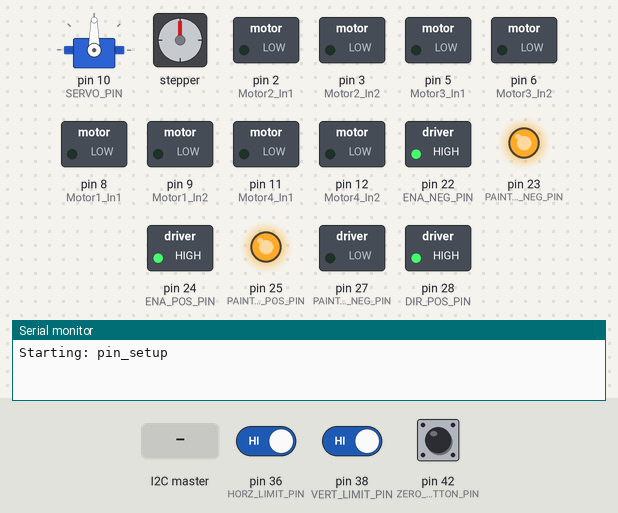
Recording of a program running on a simulated Arduino Mega 2560, built with avr-gcc and run on an emulated ATmega2560. Shown: servo, stepper motor, switched loads named in the program (green lamp = pin HIGH), output pins drawn as LEDs (lit = HIGH), the last lines printed to the serial monitor. The inputs (shaded band) are chosen by the test bench; at power-on: pin 42 (ZERO_BUTTON_PIN) HIGH, pin 38 (VERT_LIMIT_PIN) HIGH, pin 36 (HORZ_LIMIT_PIN) HIGH. EEPROM starts erased; stepper angles assume 200 steps per turn.

Above: at 1.2 s.
1.3 s: the I2C master sends "S"
At 2.4 s:
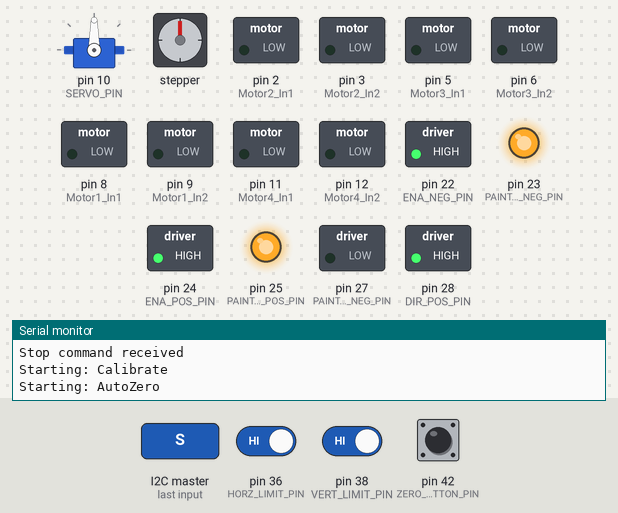
4.3 s: pin 42 (ZERO_BUTTON_PIN) pulled LOW for 0.15 s
At 4.46 s:
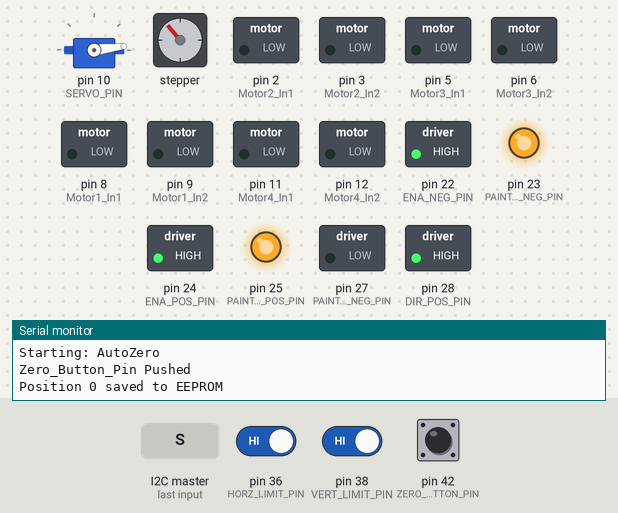
7.3 s: the I2C master sends "F"
At 8.8 s:
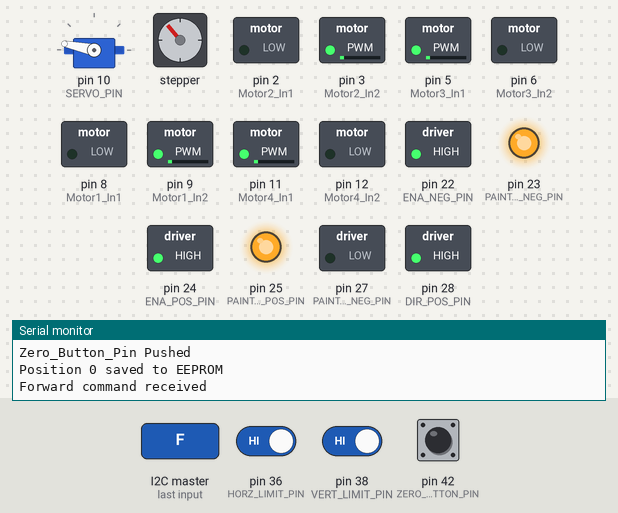
10.3 s: pin 38 (VERT_LIMIT_PIN) driven LOW
At 11.1 s:
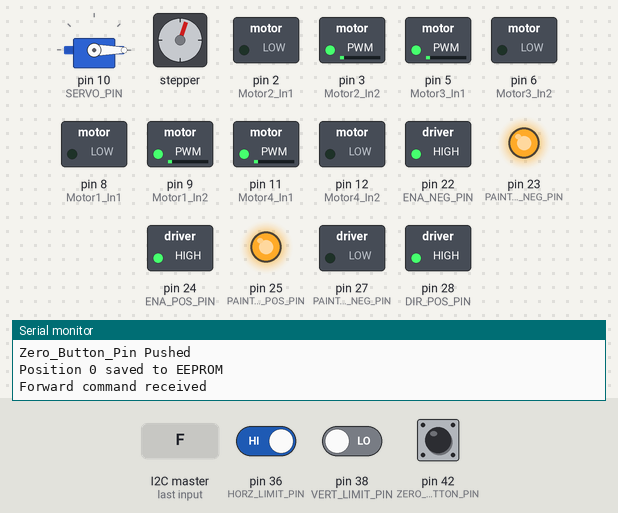
13.3 s: the I2C master sends "P"
At 13.68 s:
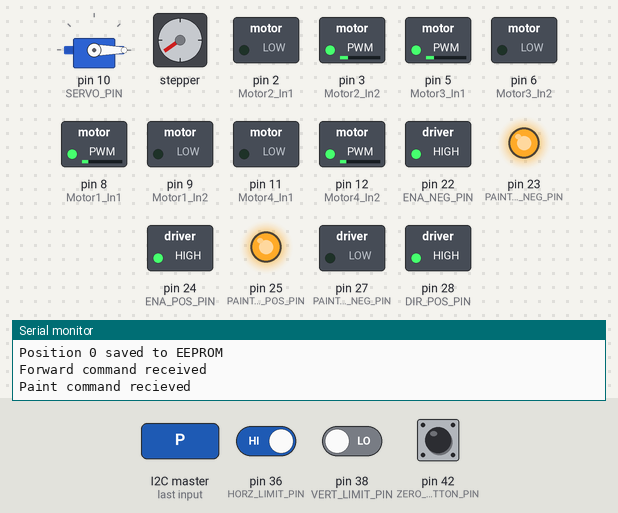
16.3 s: the I2C master sends "R"
At 16.73 s:
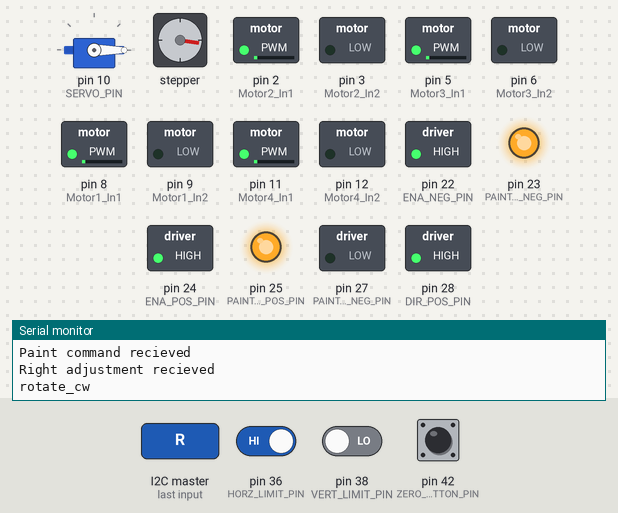
Timing chart, 0 to 23.3 s (numbered marks = the images above; inputs shaded):
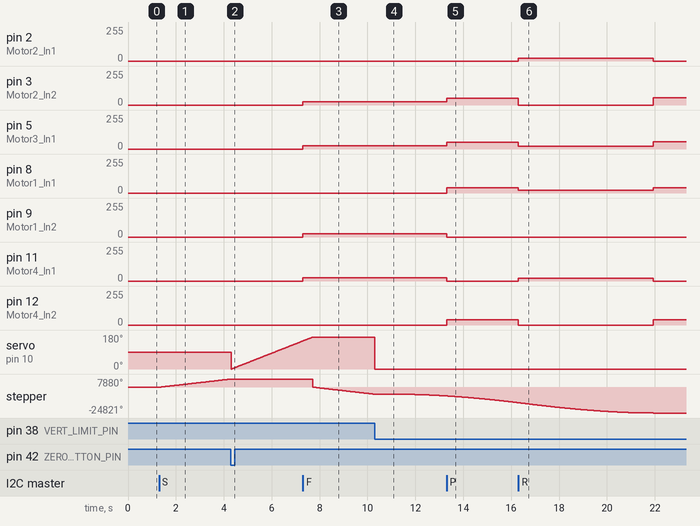

Measured:
- after the input at 1.3 s, stepper: keeps turning clockwise at about 2629°/s, starting at once
- after the input at 4.3 s, stepper: stops changing and stays 7880°
- after the input at 7.3 s, pin 3 (Motor2_In2), pin 5 (Motor3_In1), pin 9 (Motor1_In2), pin 11 (Motor4_In1): 0/255 → 25/255 at once
- after the input at 10.3 s, servo on pin 10 (SERVO_PIN): 168° → 0° at once
- after the input at 13.3 s, pin 3 (Motor2_In2), pin 5 (Motor3_In1): 25/255 → 50/255 at once; pin 8 (Motor1_In1), pin 12 (Motor4_In2): 0/255 → 40/255 at once; pin 9 (Motor1_In2), pin 11 (Motor4_In1): 25/255 → 0/255 at once
- after the input at 16.3 s, pin 2 (Motor2_In1): 0/255 → 20/255 at once, → 0/255 5.6 s later; pin 3 (Motor2_In2): 50/255 → 0/255 at once, → 55/255 5.6 s later

The program:

main.cpp
```cpp
#include <AccelStepper.h>
#include <EEPROM.h>
#include <Wire.h>
#include <Servo.h>

#include "globals.h"
#include "driving.h"
#include "calibration.h"
#include "painting.h"

// Create an AccelStepper object in DRIVER mode (1 = driver mode)
AccelStepper stepper(AccelStepper::DRIVER, PUL_NEG_PIN, DIR_NEG_PIN);
AccelStepper paintStepper(AccelStepper::DRIVER, PAINT_PUL_NEG_PIN, PAINT_DIR_NEG_PIN);

// Create a Servo object to control the servo motor
Servo myservo;

// Robot states (declared in globals.h)
ROBOT_STATES robot_state;

void setup() {

    Serial.begin(9600);
    pin_setup();
    Wire.begin(UNO_ADDR);
    Wire.onReceive(receiveData);  // Set callback function when data is received

    // Set the maximum speed and acceleration
    stepper.setMaxSpeed(MAX_SPEED);  // Steps per second
    stepper.setAcceleration(MAX_ACCELERATION); // Steps per second^2
    stepper.setSpeed(SET_SPEED); // Steps per second

    // Set initial state
    robot_state = DRIVING;

    // Reset servo to initial position
    //resetServo();
}

void loop() {
    switch (robot_state) {
        case DRIVING:
            //Serial.println("Starting: Driving");
            // Perform driving-related tasks here
            // Allow loop() to iterate naturally
            break;

        case CALIBRATING:
            Serial.println("Starting: Calibrate");
            calibrate();
            robot_state = PAINTING; // Change state to PAINTING after calibration
            break;

        case PAINTING:
            Serial.println("Starting: Painting");
            paint();
            break;

        case STOPPED:
            Serial.println("Starting: Stopped");
            drive(STOP, 0, 0);
            delay(100000000);
            break;
    }
}

void pin_setup(void) {
  Serial.println("Starting: pin_setup");
  pinMode(ENA_NEG_PIN, OUTPUT);
  pinMode(ENA_POS_PIN, OUTPUT);
  pinMode(DIR_NEG_PIN, OUTPUT);
  pinMode(DIR_POS_PIN, OUTPUT);
  pinMode(PUL_NEG_PIN, OUTPUT);
  pinMode(PUL_POS_PIN, OUTPUT);

  pinMode(PAINT_ENA_NEG_PIN, OUTPUT);
  pinMode(PAINT_ENA_POS_PIN, OUTPUT);
  pinMode(PAINT_DIR_NEG_PIN, OUTPUT);
  pinMode(PAINT_DIR_POS_PIN, OUTPUT);
  pinMode(PAINT_PUL_NEG_PIN, OUTPUT);
  pinMode(PAINT_PUL_POS_PIN, OUTPUT);

  pinMode(LIMIT_GND_1_PIN, OUTPUT);
  pinMode(HORZ_LIMIT_PIN, INPUT_PULLUP);
  pinMode(VERT_LIMIT_PIN, INPUT_PULLUP);
  pinMode(LIMIT_GND_2_PIN, OUTPUT);
  pinMode(ZERO_BUTTON_PIN, INPUT_PULLUP);
  myservo.attach(SERVO_PIN); // Attach the servo to the specified pin

  pinMode(Motor1_In1, OUTPUT);
  pinMode(Motor1_In2, OUTPUT);
  pinMode(Motor2_In1, OUTPUT);
  pinMode(Motor2_In2, OUTPUT);
  pinMode(Motor3_In1, OUTPUT);
  pinMode(Motor3_In2, OUTPUT);
  pinMode(Motor4_In1, OUTPUT);
  pinMode(Motor4_In2, OUTPUT);

  digitalWrite(ENA_NEG_PIN, HIGH); // LOW usually enables the TB6600, but HIGH does on ours!!
  digitalWrite(ENA_POS_PIN, HIGH);
  digitalWrite(DIR_POS_PIN, HIGH);
  digitalWrite(PUL_POS_PIN, HIGH);

  digitalWrite(PAINT_ENA_NEG_PIN, HIGH); // LOW usually enables the TB6600, but HIGH does on ours!!
  digitalWrite(PAINT_ENA_POS_PIN, HIGH);
  digitalWrite(PAINT_DIR_POS_PIN, HIGH);
  digitalWrite(PAINT_PUL_POS_PIN, HIGH);

  digitalWrite(LIMIT_GND_1_PIN, LOW);
  digitalWrite(LIMIT_GND_2_PIN, LOW);
}

void receiveData(int byteCount) {

  while (Wire.available()) {

    char command = Wire.read();  // Read the incoming byte

    if (command == 'S') {
      Serial.println("Stop command received");
      drive(STOP, 0, 0);
      robot_state = CALIBRATING;
    }
    else if (command == 'F') {
      Serial.println("Forward command received");
      drive(FORWARD, 25, 0);
    }
    else if (command == 'P'){
      Serial.println("Paint command recieved");
      drive(INTO_WALL, 40, 50);
      robot_state = CALIBRATING;
    }
    else if (command == 'R'){
      Serial.println("Right adjustment recieved");
      drive(ROTATE_CW, 20, 0);
    }
    else if (command == 'L'){
      Serial.println("Left adjustment recieved");
      drive(ROTATE_CCW, 20, 0);
    }
  }
}
```

calibration.h
```cpp
#ifndef CALIBRATION_H
#define CALIBRATION_H

#include <AccelStepper.h>
#include <EEPROM.h>
#include "globals.h"

void calibrate();
void AutoZero(int speed);
void retrievePositionFromEEPROM();
void moveToTop();
long findWallDistance();
long findTrimDistance();
void resetServo();
void savePositionToEEPROM(long position);
long getPositionFromEEPROM();
float servoToMillimeters(long servoDistance);
float stepperToMillimeters(long stepperDistance);
void initiateOffset(int offset);

void receiveData(int byteCount);
void pin_setup(void);
void drive(int command, int speed_slower, int speed_faster);

#endif // CALIBRATION_H
```

driving.h
```cpp
#ifndef driving_h
#define driving_h

void drive();

#endif
```

globals.h
```cpp
#ifndef globals_h
#define globals_h

#include <AccelStepper.h>
#include <Servo.h>

// Define the robot states enum
enum ROBOT_STATES {DRIVING, CALIBRATING, PAINTING, STOPPED};

// Define movement states using an enum
enum MOVEMENT_STATES {
    STOP,
    FORWARD,
    BACKWARD,
    INTO_WALL,
    ROTATE_CW,
    ROTATE_CCW
};

// Declare the stepper object and robot state as extern so they can be accessed from other files
extern AccelStepper stepper;
extern AccelStepper paintStepper;
extern ROBOT_STATES robot_state;
extern Servo myservo;

// Define pin connections
#define UNO_ADDR 29  // Same I2C address used in Raspberry Pi code

#define ENA_NEG_PIN 22
#define ENA_POS_PIN 24
#define DIR_NEG_PIN 26
#define DIR_POS_PIN 28
#define PUL_NEG_PIN 30
#define PUL_POS_PIN 32

#define PAINT_ENA_NEG_PIN 23
#define PAINT_ENA_POS_PIN 25
#define PAINT_DIR_NEG_PIN 27
#define PAINT_DIR_POS_PIN 29
#define PAINT_PUL_NEG_PIN 31
#define PAINT_PUL_POS_PIN 33

#define LIMIT_GND_1_PIN 34
#define HORZ_LIMIT_PIN 36
#define VERT_LIMIT_PIN 38
#define LIMIT_GND_2_PIN 40
#define ZERO_BUTTON_PIN 42
#define SERVO_PIN 10

#define Motor1_In1 8 // motor 1
#define Motor1_In2 9 // motor 1
#define Motor2_In1 2 // motor 2
#define Motor2_In2 3 // motor 2
#define Motor3_In1 5 // motor 3
#define Motor3_In2 6 // motor 3
#define Motor4_In1 11 // motor 4
#define Motor4_In2 12 // motor 4

// Define constants for the stepper motor
#define MAX_SPEED 100000
#define MAX_ACCELERATION 500
#define SET_SPEED 2000

//***********************************************************************
#define PAINT_OFFSET 10000 // Offset for the linear actuator

// Other definitions for constants
#define EEPROM_POSITION_ADDR 0
#define MAX_STEPPER_POSITION 80000
#define MIN_SERVO_ANGLE 0 // Retracted state
#define MAX_SERVO_ANGLE 168
#define SERVO_DELAY 20
#define SERVO_BACK_DELAY 500

// Assuming that push buttons are pulled up
#define PUSHED 0
#define NOT_PUSHED 1

#endif
```

painting.h
```cpp
#ifndef painting_h
#define painting_h

void paint(void);

#endif // painting_h
```

calibration.cpp
```cpp
#include <AccelStepper.h>
#include <EEPROM.h>
#include <Wire.h>
#include <Servo.h>

#include "globals.h"

#include "driving.h"
#include "calibration.h"
#include "painting.h"

void calibrate() {

    Serial.println("Starting: AutoZero");

    //Bring stepper to top position via limit switch and set as position zero
    AutoZero(SET_SPEED);

    // Increment the servo angle until the wall is detected
    // and then decrement slightly to back off
    long wallDistance = findWallDistance();

    // Move the stepper motor until the limit switch is pushed
    // and return the current position as the trim distance
    long trimDistance = findTrimDistance();

    // Reset the servo to its initial position
    resetServo();

    //Let servo reset
    delay(1000);

    // Move paint assembly to painting position
    initiateOffset(-PAINT_OFFSET);

    // Print the wall distance and trim distance in millimeters
    float wallDistanceMillimeters = servoToMillimeters(wallDistance);
    float trimDistanceMillimeters = stepperToMillimeters(trimDistance);
    Serial.println("Calibration complete");
    Serial.print("Wall distance: ");
    Serial.println(wallDistance);
    Serial.print("Trim distance: ");
    Serial.println(trimDistance);
}

void AutoZero(int speed) {
    stepper.setSpeed(speed);
    while (digitalRead(ZERO_BUTTON_PIN) == NOT_PUSHED) {
        //Serial.println("Zero_Button_Pin Not Pushed");
        stepper.runSpeed();
    }
    Serial.println("Zero_Button_Pin Pushed");
    savePositionToEEPROM(0);
    stepper.setCurrentPosition(0);
}

void retrievePositionFromEEPROM() {
    stepper.setCurrentPosition(getPositionFromEEPROM());
}

void moveToTop() {
    stepper.moveTo(MAX_STEPPER_POSITION);
    stepper.runToPosition();
    savePositionToEEPROM(MAX_STEPPER_POSITION);
}

long findWallDistance() {
    int angle = MIN_SERVO_ANGLE;
    myservo.write(angle); // Set the servo to its initial angle
    delay(SERVO_DELAY);

    // while (true) {
    //     if (digitalRead(HORZ_LIMIT_PIN) == NOT_PUSHED && angle < MAX_SERVO_ANGLE) {
    //         // Increment the servo angle and write it to the servo
    //         angle++;
    //         analogWrite(SERVO_PIN, angle);
    //         delay(SERVO_DELAY);
    //     } else {
    //         // Decrement the servo angle slightly to back off
    //         angle--;
    //         analogWrite(SERVO_PIN, angle);
    //         delay(SERVO_BACK_DELAY);

    //         // Break the loop if the limit switch is pushed
    //         if (digitalRead(HORZ_LIMIT_PIN) == PUSHED) {
    //             break;
    //         }
    //     }
    // }

    while (digitalRead(HORZ_LIMIT_PIN) == NOT_PUSHED && angle < MAX_SERVO_ANGLE) {
        // Increment the servo angle and write it to the servo
        angle++;
        myservo.write(angle); // Use Servo library to set angle
        delay(SERVO_DELAY);
    }

    // Return the final angle value
    return angle;
}

long findTrimDistance() {
    stepper.setSpeed(-SET_SPEED);
    while (digitalRead(VERT_LIMIT_PIN) == NOT_PUSHED) {
        stepper.runSpeed();
    }
    return stepper.currentPosition();
}

void resetServo() {
    myservo.write(MIN_SERVO_ANGLE); // Set the servo to its minimum angle
    delay(SERVO_DELAY);
}

void savePositionToEEPROM(long position) {
    EEPROM.put(EEPROM_POSITION_ADDR, position);
    Serial.print("Position ");
    Serial.print(position);
    Serial.println(" saved to EEPROM");
}

long getPositionFromEEPROM() {
    long position;
    EEPROM.get(EEPROM_POSITION_ADDR, position);
    Serial.print("Position ");
    Serial.print(position);
    Serial.println(" retrieved from EEPROM");
    return position;
}

float servoToMillimeters(long servoDistance) {
    return servoDistance * 1;
    // this is fake code
}

float stepperToMillimeters(long stepperDistance) {
    return stepperDistance * 1;
    // Also fake code
}

void initiateOffset(int offset) {
    stepper.move(offset);
    stepper.runToPosition();
}
```

driving.cpp
```cpp
#include <AccelStepper.h>
#include <EEPROM.h>

#include "globals.h"

#include "driving.h"
#include "calibration.h"
#include "painting.h"

void drive(int command, int speed_slower, int speed_faster)
{
    int pin1[4];
    int pin2[4];

    switch(command){
        case STOP:
            for (int i =0; i<4; i++){
                pin1[i] = 0;
                pin2[i] = 0;
            }

            break;

        case FORWARD:
            for (int i =0; i<2; i++){ //m1 and m2 go fwd
                pin1[i] = 0;
                pin2[i] = speed_slower;
            }
            for (int i=2; i<4; i++){  //m3 and m4 go fwd
                pin1[i] = speed_slower;
                pin2[i] = 0;
            }

            break;

        case BACKWARD:
            for (int i =0; i<2; i++){ //m1 and m2 go bck
                pin1[i] = speed_slower;
                pin2[i] = 0;
            }
            for (int i=2; i<4; i++){  //m3 and m4 go bck
                pin1[i] = 0;
                pin2[i] = speed_slower;
            }

            break;

        case INTO_WALL:
        // 1 and 4 go backwards
        // 2 and 3 go fwd and faster

          pin1[0] = speed_slower;
          pin2[0] = 0;

          pin1[1] = 0;
          pin2[1] = speed_faster;

          pin1[2] = speed_faster;
          pin2[2] = 0;

          pin1[3] = 0;
          pin2[3] = speed_slower;

          break;


        case ROTATE_CW:
        //1 and 2 go backwards
        //3 and 4 go forwards

            for (int i =0; i<4; i++){
            pin1[i] = speed_slower;
            pin2[i] = 0;
            }
            Serial.println("rotate_cw");
            break;

        case ROTATE_CCW:
        //1 and 2 go forwards
        //3 and 4 go backwards
            for (int i =0; i<4; i++){
            pin1[i] = 0;
            pin2[i] = speed_slower;
            }

            break;
    }

    analogWrite(Motor1_In1, pin1[0]);
    analogWrite(Motor1_In2, pin2[0]);

    analogWrite(Motor2_In1, pin1[1]);
    analogWrite(Motor2_In2, pin2[1]);

    analogWrite(Motor3_In1, pin1[2]);
    analogWrite(Motor3_In2, pin2[2]);

    analogWrite(Motor4_In1, pin1[3]);
    analogWrite(Motor4_In2, pin2[3]);

    //Serial.println("command");
}
```

painting.cpp
```cpp
#include <AccelStepper.h>
#include <EEPROM.h>
#include <Wire.h>

#include "globals.h"
#include "driving.h"
#include "calibration.h"
#include "painting.h"

void paint() {
    drive(INTO_WALL, 40, 55); // Start painting
}
```
